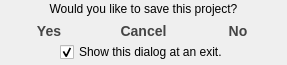
<?xml version="1.0" encoding="UTF-8"?>
<ui version="4.0">
 <class>ExitMessage</class>
 <widget class="QDialog" name="ExitMessage">
  <property name="windowModality">
   <enum>Qt::ApplicationModal</enum>
  </property>
  <property name="geometry">
   <rect>
    <x>0</x>
    <y>0</y>
    <width>287</width>
    <height>65</height>
   </rect>
  </property>
  <property name="sizePolicy">
   <sizepolicy hsizetype="Preferred" vsizetype="Fixed">
    <horstretch>0</horstretch>
    <verstretch>0</verstretch>
   </sizepolicy>
  </property>
  <property name="minimumSize">
   <size>
    <width>270</width>
    <height>65</height>
   </size>
  </property>
  <property name="maximumSize">
   <size>
    <width>500</width>
    <height>65</height>
   </size>
  </property>
  <property name="windowTitle">
   <string>Exit</string>
  </property>
  <property name="modal">
   <bool>true</bool>
  </property>
  <layout class="QVBoxLayout" name="verticalLayout">
   <property name="spacing">
    <number>0</number>
   </property>
   <property name="leftMargin">
    <number>3</number>
   </property>
   <property name="topMargin">
    <number>0</number>
   </property>
   <property name="rightMargin">
    <number>3</number>
   </property>
   <property name="bottomMargin">
    <number>3</number>
   </property>
   <item>
    <widget class="QLabel" name="label">
     <property name="styleSheet">
      <string notr="true"/>
     </property>
     <property name="text">
      <string>&lt;html&gt;&lt;head/&gt;&lt;body&gt;&lt;p align=&quot;center&quot;&gt;Would you like to save this project?&lt;/p&gt;&lt;/body&gt;&lt;/html&gt;</string>
     </property>
    </widget>
   </item>
   <item>
    <layout class="QHBoxLayout" name="horizontalLayout">
     <property name="spacing">
      <number>2</number>
     </property>
     <property name="leftMargin">
      <number>0</number>
     </property>
     <property name="topMargin">
      <number>3</number>
     </property>
     <property name="rightMargin">
      <number>0</number>
     </property>
     <property name="bottomMargin">
      <number>2</number>
     </property>
     <item>
      <widget class="QPushButton" name="yes">
       <property name="toolTip">
        <string>Save current project.</string>
       </property>
       <property name="statusTip">
        <string>Save current project.</string>
       </property>
       <property name="styleSheet">
        <string notr="true">QPushButton{
    border-style: outset;
    border-width: 0px;
    font: bold 14px;
    border-top-left-radius: 8px;
    border-bottom-left-radius: 8px;
    color: #444444;
    height: 18px;
background: qlineargradient(
    x1: 0, y1: 0, x2: 0, y2: 1,
    stop: 1.0      #999, 
	stop: 0.75 #bbb,
    stop: 0.5   #ddd, 
    stop: 0.25 #eee, 
    stop: 0.0    #fff
);
}
QPushButton:pressed {
    background: qlineargradient(
        x1: 0, y1: 0, x2: 0, y2: 1,
        stop: 1.0      #fff, 
	    stop: 0.75 #eee,
        stop: 0.5   #ddd, 
        stop: 0.25 #bbb, 
        stop: 0.0    #999
    );
}
QPushButton:hover:enabled { color:#000 }
QPushButton:disabled {
color: #999999;
}</string>
       </property>
       <property name="text">
        <string>Yes</string>
       </property>
      </widget>
     </item>
     <item>
      <widget class="QPushButton" name="cancel">
       <property name="toolTip">
        <string>Do not exit.</string>
       </property>
       <property name="statusTip">
        <string>Do not exit.</string>
       </property>
       <property name="styleSheet">
        <string notr="true">QPushButton{
    border-style: outset;
    border-width: 0px;
    font: bold 14px;
    color: #444444;
    height: 18px;
background: qlineargradient(
    x1: 0, y1: 0, x2: 0, y2: 1,
    stop: 1.0      #999, 
	stop: 0.75 #bbb,
    stop: 0.5   #ddd, 
    stop: 0.25 #eee, 
    stop: 0.0    #fff
);
}
QPushButton:pressed {
    background: qlineargradient(
        x1: 0, y1: 0, x2: 0, y2: 1,
        stop: 1.0      #fff, 
	    stop: 0.75 #eee,
        stop: 0.5   #ddd, 
        stop: 0.25 #bbb, 
        stop: 0.0    #999
    );
}
QPushButton:hover:enabled { color:#000 }
QPushButton:disabled {
color: #999999;
}</string>
       </property>
       <property name="text">
        <string>Cancel</string>
       </property>
      </widget>
     </item>
     <item>
      <widget class="QPushButton" name="no">
       <property name="toolTip">
        <string>Do not save a project and exit.</string>
       </property>
       <property name="statusTip">
        <string>Do not save a project and exit.</string>
       </property>
       <property name="styleSheet">
        <string notr="true">QPushButton{
    border-style: outset;
    border-width:0px;
    font: bold 14px;
    border-top-right-radius: 8px;
    border-bottom-right-radius: 8px; 
    color: #444444;
    height: 18px;
background: qlineargradient(
    x1: 0, y1: 0, x2: 0, y2: 1,
    stop: 1.0      #999, 
	stop: 0.75 #bbb,
    stop: 0.5   #ddd, 
    stop: 0.25 #eee, 
    stop: 0.0    #fff
);
}
QPushButton:pressed {
    background: qlineargradient(
        x1: 0, y1: 0, x2: 0, y2: 1,
        stop: 1.0      #fff, 
	    stop: 0.75 #eee,
        stop: 0.5   #ddd, 
        stop: 0.25 #bbb, 
        stop: 0.0    #999
    );
	color:#f00
}
QPushButton:hover:enabled { color:#f00 }
QPushButton:disabled {
color: #999999;
}</string>
       </property>
       <property name="text">
        <string>No</string>
       </property>
      </widget>
     </item>
    </layout>
   </item>
   <item>
    <layout class="QHBoxLayout" name="horizontalLayout_2">
     <item>
      <spacer name="horizontalSpacer">
       <property name="orientation">
        <enum>Qt::Horizontal</enum>
       </property>
       <property name="sizeHint" stdset="0">
        <size>
         <width>40</width>
         <height>20</height>
        </size>
       </property>
      </spacer>
     </item>
     <item>
      <widget class="QCheckBox" name="isShow">
       <property name="toolTip">
        <string>If you unchecked this flag, this dialog will not show in other time.</string>
       </property>
       <property name="statusTip">
        <string>If you unchecked this flag, this dialog will not show in other time.</string>
       </property>
       <property name="text">
        <string>Show this dialog at an exit.</string>
       </property>
       <property name="checked">
        <bool>true</bool>
       </property>
      </widget>
     </item>
     <item>
      <spacer name="horizontalSpacer_2">
       <property name="orientation">
        <enum>Qt::Horizontal</enum>
       </property>
       <property name="sizeHint" stdset="0">
        <size>
         <width>40</width>
         <height>20</height>
        </size>
       </property>
      </spacer>
     </item>
    </layout>
   </item>
  </layout>
 </widget>
 <resources/>
 <connections/>
</ui>
